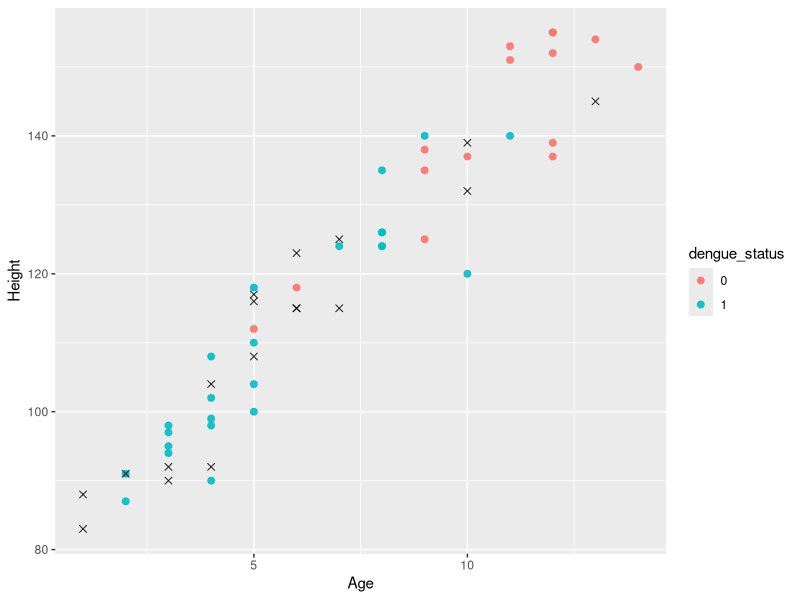
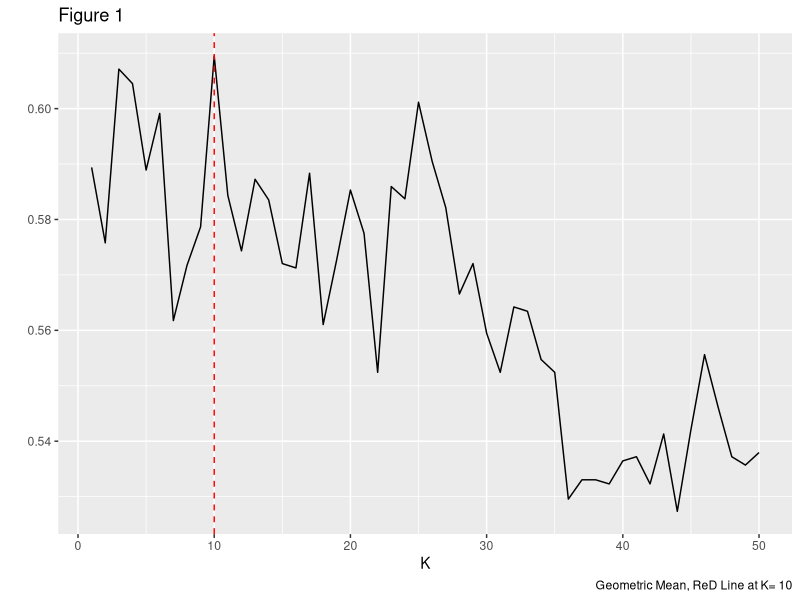

These figures' R source, in order:
## ---- chunk 1
library(ggplot2)
library(broom)
library(gridExtra)
library(dplyr)
library(class)
library(tidyverse)
## ---- chunk 2
knitr::opts_chunk$set(echo = TRUE)
## ---- chunk 3
dengue<-read.csv("dengueData.csv")
## ---- chunk 4
sum(is.na(dengue))
na.omit(dengue)
## ---- chunk 5
glimpse(dengue)
## ---- chunk 6
knnDemo<-data.frame("dengue_status"= dengue$Y,"Age"= dengue$Age, "Height"= dengue$Height)
## ---- chunk 7
numb<-nrow(knnDemo)
DemoSubsetRow<-sample(1:numb,numb*0.01,replace = FALSE)
SetForDemo<-knnDemo[DemoSubsetRow,]  

demoNum<-nrow(SetForDemo)
SelectIn_Demo<-sample(1:demoNum,demoNum*0.7,replace = FALSE)
demoTrain<-SetForDemo[SelectIn_Demo,]
demoTest<-SetForDemo[-SelectIn_Demo,]
## ---- chunk 8
demoTrain<-demoTrain%>%
  mutate(dengue_status=as.character(dengue_status))
demoTest<-demoTest%>%
  mutate(dengue_status_test=as.character(dengue_status))
ggplot()+
  geom_point(data = demoTrain,aes(x=Age,y=Height,col=dengue_status),size=2,alpha=0.9,shape=19)+
  geom_point(data =demoTest,aes(x=Age,y=Height),size=2,alpha=0.9,shape=4)
  
  
## ---- chunk 9
example_data<-data.frame("Age"= rep(NA,1),"Height"=rep(NA,1))
example_data$Age[1]<-8
example_data$Height[1]<-100


#Kpreds_sample<-knn(demoTrain[,c(2,3)],example_data[,c(1,2)],k=i,cl=demoTrain$dengue_status)

for(j in 1:20){
  Kpreds_sample<-knn(demoTrain[,c(2,3)],example_data[,c(1,2)],k=j,cl=demoTrain$dengue_status)
  
}
## ---- chunk 10
knnActual<-dengue
knnActual<-knnActual%>%
  mutate(Flush=as.character(Flush),
        Hepatomegaly=as.character(Hepatomegaly),
        Rash=as.character(Rash))
knnActual<-knnActual%>%
  mutate(Flush = recode(Flush,"TRUE" = "1",
         "FALSE" = "0"),
         Hepatomegaly = recode(Hepatomegaly,"TRUE" = "1",
                               "FALSE" = "0"),
         Rash = recode(Rash,"TRUE" = "1",
                      "FALSE" = "0"))
## ---- chunk 11
n<-nrow(knnActual)
nk<-50
storage<-data.frame("K"=rep(NA,nk),
                    "Sensitivity" = rep(NA,nk),
                    "Specificity" = rep(NA,nk),
                    "GeoMean" = rep(NA,nk))
pool<-rep(1:10,573)
set.seed(363663)
fold<-sample(pool,5726,replace = FALSE)


for(k in 1:nk){
  storage$K[k]<-k
  
  storage_inner<-data.frame("YHat" = rep(NA,n))
  
  for(i in 1:10){
    infold<-which(fold == i)
    Train_Dengue<-knnActual[-infold,]
    Test_Dengue<-knnActual[infold,]
    
    k_preds<-knn(Train_Dengue[,c(1:11)],Test_Dengue[,c(1:11)],k=k,cl=Train_Dengue$Y)
    
    storage_inner$YHat[infold]<-as.numeric(as.character(k_preds))
    
    
    true1<-which(Test_Dengue$Y == 1)
    true0<-which(Test_Dengue$Y == 0)
    ntrue1<-length(true1)
    ntrue0<-length(true0)
    sensitivity<-sum(k_preds[true1] == 1)/ntrue1
    storage$Sensitivity[k]=sensitivity
    specificity<-sum(k_preds[true0] == 0)/ntrue0
    storage$Specificity[k]=specificity
    storage$GeoMean[k]<-sqrt(sensitivity*specificity)
    
  }
  
}

## ---- chunk 12
knnActualPlot<-ggplot(storage,aes(K,GeoMean))+
  geom_line()+
  labs(caption = paste("Geometric Mean, ReD Line at K=", which.max(storage$GeoMean)),title = "Figure 1",y = " ")+
  geom_vline(xintercept = which.max(storage$GeoMean),lty = 2,col="red")
knnActualPlot
## ---- chunk 13
knitr::kable(table(storage_inner$YHat, dengue$Y), caption= "Table 1: Confusion Matrix ", col = c("True Not", "True Dengue"))
## ---- chunk 14
storage_inner_trial<-data.frame("pred"=rep(NA,5726))
 for(i in 1:10){
    infold<-which(fold == i)
    Train_Dengue<-knnActual[-infold,]
    Test_Dengue<-knnActual[infold,]
    
    k_preds<-knn(Train_Dengue[,c(1:11)],Test_Dengue[,c(1:11)],k=10,cl=Train_Dengue$Y)
    
    storage_inner_trial$pred[infold]<-as.numeric(as.character(k_preds))
    
    
 }

sensitivity<-sum(k_preds[true1] == 1)/ntrue1
specificity<-sum(k_preds[true0] == 0)/ntrue0

knitr::kable(table(storage_inner_trial$pred, dengue$Y), caption= "Table 1: Confusion Matrix ", col = c("True Not", "True Dengue"))  
